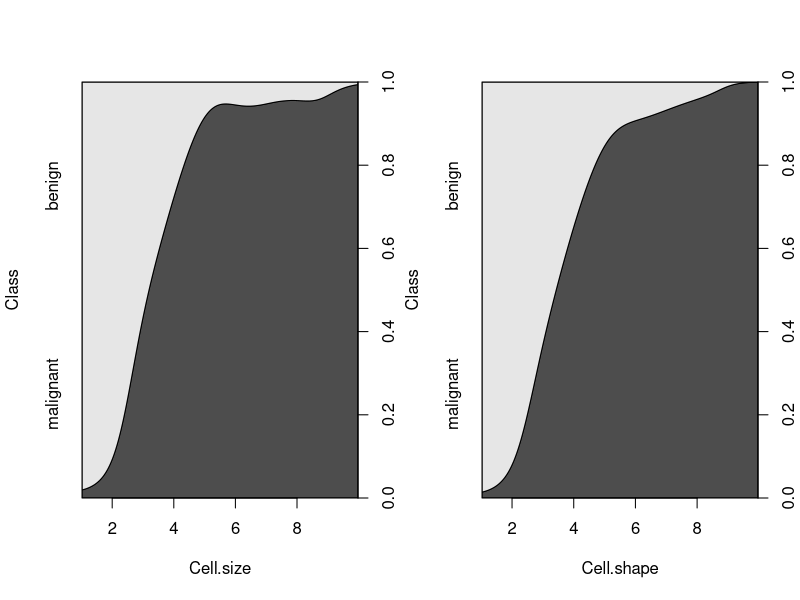
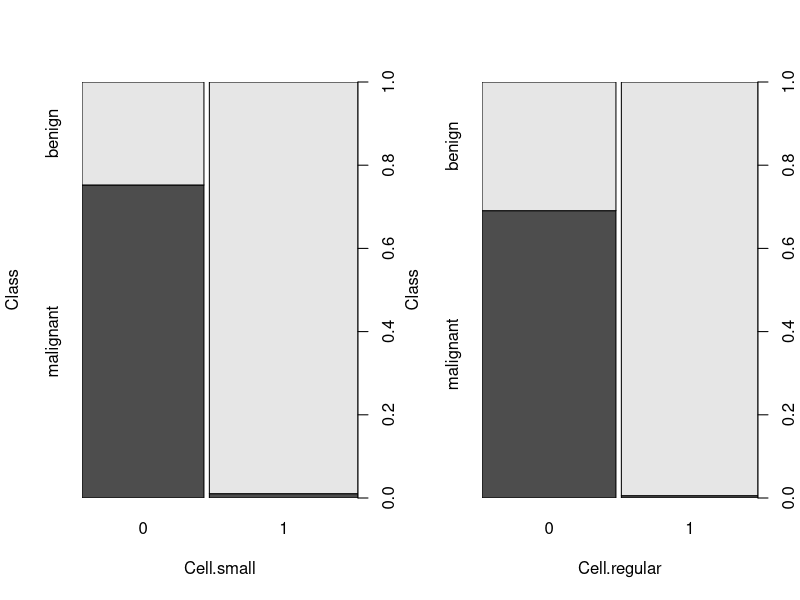
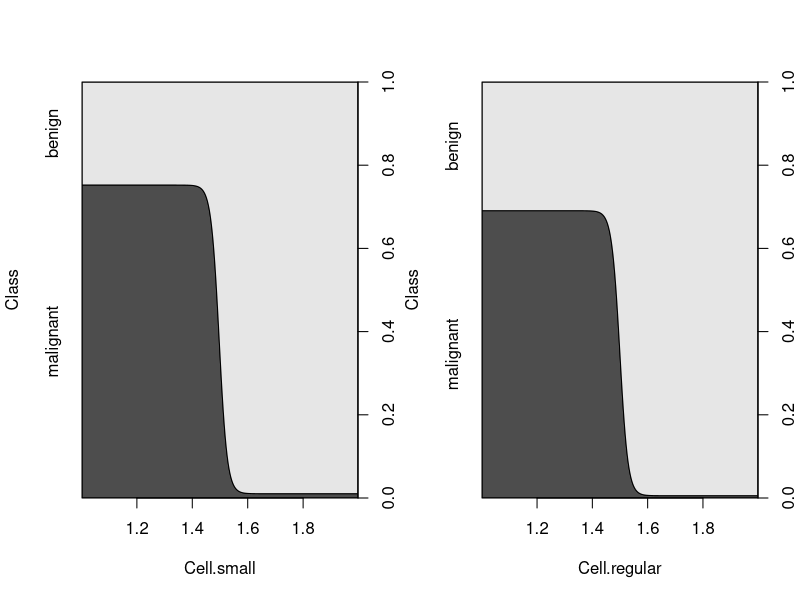

The R source for these figures, in order:
## ---- chunk 1
library(mlbench)            # Loading library mlbench
data(BreastCancer)          # Load BreastCancer dataset into memory
str(BreastCancer)           # Overview of data
head(BreastCancer)          # First few rows of dataset
summary(BreastCancer$Class) # Distribution summary of Class column in dataset

paste("Benign:", sum(BreastCancer$Class == "benign") / dim(BreastCancer)[1])    # Percentage of benign observations
paste("Malignant:", sum(BreastCancer$Class == "malignant") / dim(BreastCancer)[1])    # Percentage of malignant observations
## ---- chunk 2
glm0 <- glm(Class~Cell.size+Cell.shape, data = BreastCancer, family = binomial)   # Generalized linear model using Cell.size and Cell.shape to predict Class
summary(glm0)
## ---- chunk 3
BreastCancer$Cell.small <- 0                                    # Create Cell.small column with default values 0
BreastCancer$Cell.small[BreastCancer$Cell.size == 1] <- 1       # Change value in Cell.small to 1 if Cell.size is 1
BreastCancer$Cell.small <- factor(BreastCancer$Cell.small)      # Convert Cell.small to factor instead of int

BreastCancer$Cell.regular <- 0                                  # Create Cell.regular column with default values 0
BreastCancer$Cell.regular[BreastCancer$Cell.shape == 1] <- 1    # Change value in Cell.regular to 1 if Cell.size is 1
BreastCancer$Cell.regular <- factor(BreastCancer$Cell.regular)  # Convert Cell.regular to factor instead of int

summary(BreastCancer$Cell.size)                                 # Distribution summary for Cell.size column
summary(BreastCancer$Cell.shape)                                # Distribution summary for Cell.shape column
summary(BreastCancer$Cell.small)                                # Distribution summary for Cell.small column
summary(BreastCancer$Cell.regular)                              # Distribution summary for Cell.regular column
## ---- chunk 4
attach(BreastCancer)
par(mfrow = c(1, 2))
cdplot(Class~Cell.size)     # Density plot for Cell.size vs. Class
cdplot(Class~Cell.shape)    # Density plot for Cell.shape vs. Class
## ---- chunk 5
attach(BreastCancer)
par(mfrow = c(1, 2))
plot(Class~Cell.small)      # Plot for Cell.small vs. Class
plot(Class~Cell.regular)    # Plot for Cell.regular vs. Class

par(mfrow = c(1, 2))
cdplot(Class~Cell.small)    # Density plot for Cell.small vs. Class
cdplot(Class~Cell.regular)  # Density plot for Cell.regular vs. Class

paste ("Percentage of small observations that are malignant: ", 100 * sum(Cell.small == 1 & Class == "malignant") / sum(Class == "malignant"), "%", sep = "")
paste ("Percentage of non-small observations that are malignant: ", 100 * sum(Cell.small == 0 & Class == "malignant") / sum(Class == "malignant"), "%", sep = "")
paste ("Percentage of regular observations that are malignant: ", 100 * sum(Cell.regular == 1 & Class == "malignant") / sum(Class == "malignant"), "%", sep = "")
paste ("Percentage of non-regular observations that are malignant: ", 100 * sum(Cell.regular == 0 & Class == "malignant") / sum(Class == "malignant"), "%", sep = "")
## ---- chunk 6
set.seed(1234)
i <- sample(1:nrow(BreastCancer), nrow(BreastCancer) * 0.80, replace = FALSE)   # take random sample from dataset to divide into train and test
train <- BreastCancer[i,]     # 80% of dataset in train
test <- BreastCancer[-i,]     # 20% of dataset in test
## ---- chunk 7
glm1 <- glm(Class~Cell.small+Cell.regular, data = BreastCancer, family = binomial)  # Generalized linear model using Cell.small and Cell.regular to predict Class
summary(glm1)
## ---- chunk 8
probs <- predict(glm1, newdata = test, type = "response")   # Use glm1 on the test dataset to see how accurate our model is
pred <- ifelse(probs > 0.5, "malignant", "benign")
paste("The test had an accuracy of ", 100 * mean(pred == test$Class), "%", sep = "")
## ---- chunk 9
glm1$coefficients[2]
exp(glm1$coefficients[2]) / (1 + exp(glm1$coefficients[2]))               # Probability
sum(Cell.small == 1 & Class == "malignant") / sum(Class == "malignant")   # Probability over whole dataset
## ---- chunk 10
glm_small <- glm(Class~Cell.small, data = BreastCancer, family = binomial)      # Generalized linear model using Cell.small to predict Class
glm_regular <- glm(Class~Cell.regular, data = BreastCancer, family = binomial)  # Generalized linear model using Cell.regular to predict Class
anova(glm_small, glm_regular, glm1)                                             # Use anova to compare multiple models

summary(glm_small)
summary(glm_regular)
summary(glm1)
